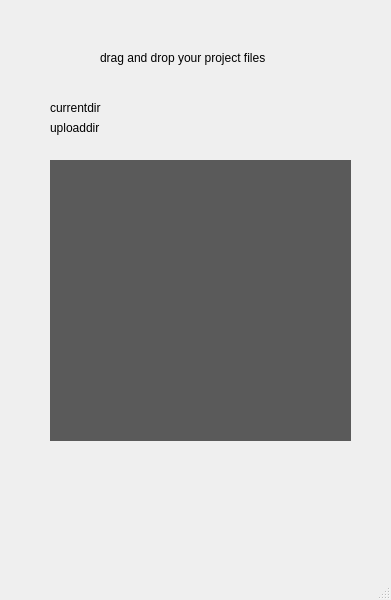
<?xml version="1.0" encoding="UTF-8"?>
<ui version="4.0">
 <class>filedrop</class>
 <widget class="QMainWindow" name="filedrop">
  <property name="geometry">
   <rect>
    <x>0</x>
    <y>0</y>
    <width>391</width>
    <height>600</height>
   </rect>
  </property>
  <property name="windowTitle">
   <string>MainWindow</string>
  </property>
  <widget class="QWidget" name="centralwidget">
   <widget class="QLabel" name="label">
    <property name="geometry">
     <rect>
      <x>100</x>
      <y>50</y>
      <width>191</width>
      <height>16</height>
     </rect>
    </property>
    <property name="text">
     <string>drag and drop your project files</string>
    </property>
    <property name="textFormat">
     <enum>Qt::AutoText</enum>
    </property>
   </widget>
   <widget class="QLabel" name="area">
    <property name="geometry">
     <rect>
      <x>50</x>
      <y>160</y>
      <width>301</width>
      <height>281</height>
     </rect>
    </property>
    <property name="styleSheet">
     <string notr="true">
background-color: rgb(90, 90, 90);</string>
    </property>
    <property name="text">
     <string/>
    </property>
   </widget>
   <widget class="QLabel" name="currentdir">
    <property name="geometry">
     <rect>
      <x>50</x>
      <y>100</y>
      <width>291</width>
      <height>16</height>
     </rect>
    </property>
    <property name="text">
     <string>currentdir</string>
    </property>
   </widget>
   <widget class="QLabel" name="uploaddir">
    <property name="geometry">
     <rect>
      <x>50</x>
      <y>120</y>
      <width>291</width>
      <height>16</height>
     </rect>
    </property>
    <property name="text">
     <string>uploaddir</string>
    </property>
   </widget>
  </widget>
  <widget class="QStatusBar" name="statusbar"/>
 </widget>
 <resources/>
 <connections/>
</ui>
